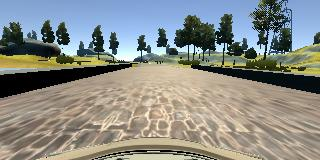
#> input picture examples/center_2016_12_01_13_30_48_404.jpg, 320 x 160 px
$ jupyter execute crop.ipynb
#> lines starting #> are read from the running program, lines starting #| are printed output that depends on the picture
[cell 1]
import cv2

img=cv2.imread('center_2016_12_01_13_30_48_404.jpg')
#> img is the input picture: shape (160, 320, 3); mean B, G, R 134.7, 139.8, 137.5
img_crop=img[60:-20,:]
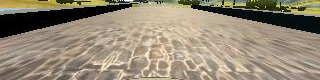
#> img_crop: shape (80, 320, 3); mean B, G, R 117.3, 137.5, 149
cv2.imwrite('center_2016_12_01_13_30_48_404_crop.jpg',img_crop)
#> Out = True
